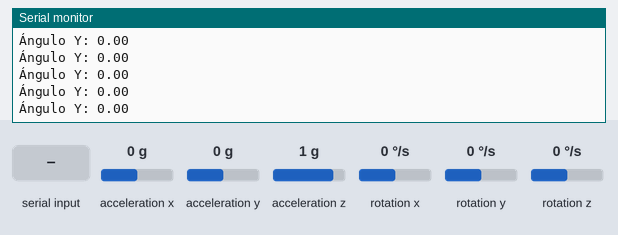
The sketch below on a simulated Arduino Uno, built with avr-gcc and run on an emulated ATmega328P. Shown: the last lines printed to the serial monitor. Inputs (shaded band) come from the test bench; at power-on: acceleration z 1 g, acceleration y 0 g, acceleration x 0 g, rotation x 0 °/s, rotation y 0 °/s, rotation z 0 °/s.

Above: at 5.8 s.
5.9 s: acceleration z set to 0 g
At 5.93 s:
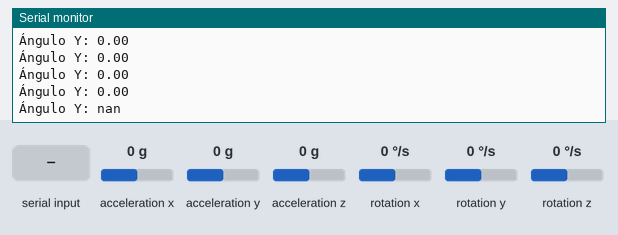
7.8 s: acceleration y set to -1.4 g
At 7.81 s:
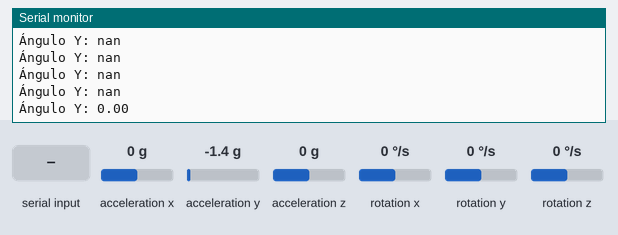
10.8 s: acceleration x set to -1.4 g
At 10.81 s:
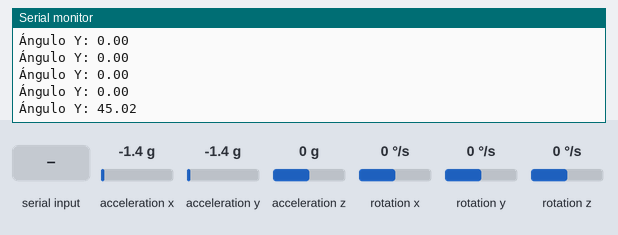
13.8 s: "90,45\n" received over Serial
At 15.7 s:
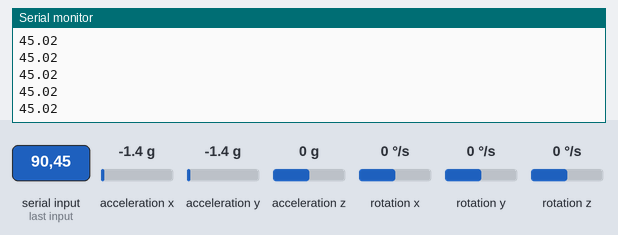
Timing chart, 0 to 17.2 s (numbered marks = the images above; inputs shaded):
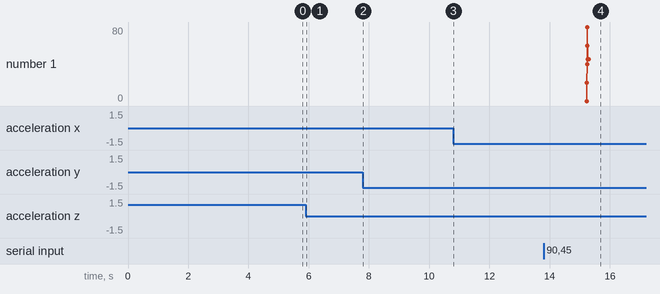

Measured:
- after the input at 5.9 s, the serial monitor: prints a new line at once (image 1)
- after the input at 13.8 s, the serial monitor: prints a new line after 1.3 s (image 4)

The sketch:

Validacion.ino
```cpp
#include <Wire.h>
#include "codigoMPU.h"

const unsigned long intervalo_muestreo = 20; // 50 Hz (20 ms por muestra)
unsigned long tiempo_prev = 0;
unsigned long tiempo_inicio;
unsigned long duracion_simulacion;

int indice_medidas = 0;

// Estructura para almacenar los datos de medición
struct Medida {
    unsigned long tiempo;
    float angulo;
};

//número máximo de mediciones
const int max_medidas = 200;

Medida medidas[max_medidas];

void setup() {
    Serial.begin(9600);
    Wire.begin();

    inicializarSensor();
    configurarOffset(0);

    Serial.println("Ajuste el ángulo de la varilla al ángulo inicial deseado en los próximos 15 segundos");
    delay(5000);
    unsigned long tiempo_estabilizacion = millis();
    while (millis() - tiempo_estabilizacion < 10000) {
        Serial.print("Ángulo Y: ");
        Serial.println(leerSensor());
        delay(50);
    }

    Serial.println("Ingrese el tiempo de simulación en milisegundos:");
    while (Serial.available() == 0) {}
    duracion_simulacion = Serial.parseInt();

    Serial.println("Simulación iniciada.");
    tiempo_inicio = millis();
}

void loop() {
    unsigned long tiempo_actual = millis();
    if (tiempo_actual - tiempo_prev >= intervalo_muestreo) {
        tiempo_prev = tiempo_actual;

        float anguloY = leerSensor();
        if (indice_medidas < max_medidas) {
            medidas[indice_medidas].tiempo = tiempo_actual - tiempo_inicio;
            medidas[indice_medidas].angulo = anguloY;
            indice_medidas++;
        }
    }

    if (millis() - tiempo_inicio >= duracion_simulacion) {
        Serial.println("Simulación finalizada.");
        enviar_datos_serial();
        while (true);
    }
}

void enviar_datos_serial() {
    Serial.println("Datos obtenidos del experimento");
    Serial.println("Tiempo(ms)");
    for (int i = 0; i < indice_medidas; i++) {
        Serial.println(medidas[i].tiempo);
    }
    Serial.println("Angulo(grados)");
    for (int i = 0; i < indice_medidas; i++) {
        Serial.println(medidas[i].angulo);
    }
}
```

codigoMPU.cpp
```cpp
#include "codigoMPU.h"

MPU6050 sensor;

// Variables internas
static float offsetCalibracion = 0.0;

void inicializarSensor() {
    sensor.initialize();
    if (!sensor.testConnection()) {
        Serial.println("Error al conectar el sensor");
        while (true);
    }
}

void configurarOffset(float nuevoOffset) {
    offsetCalibracion = nuevoOffset;
}

float leerSensor() {
    int16_t axRaw, ayRaw, azRaw;
    sensor.getAcceleration(&axRaw, &ayRaw, &azRaw);

    float ax = axRaw;
    float ay = ayRaw;
    float az = azRaw;

    return atan(-ax / sqrt(pow(ay, 2) + pow(az, 2))) * (180.0 / 3.14); - offsetCalibracion;
}
```

codigoMPU.h
```cpp
#ifndef CODIGO_MPU_H
#define CODIGO_MPU_H

#include <Wire.h>
#include <MPU6050.h>
#include <Arduino.h> // Incluye Arduino para tipos como `unsigned long`


// Declaración de funciones
void inicializarSensor();
void configurarOffset(float nuevoOffset);
float leerSensor();

#endif
```

codigoMotor.cpp
```cpp
#include "codigoMotor.h"

Servo motorESC;

// Variables internas
static int ultimoEstadoSwitch = HIGH; // Estado inicial del switch
static bool yaCalibrado = false;   // Indica si el ESC ya fue calibrado
int velocidadActual = 1000;       // Velocidad actual del ESC

// Variables auxiliares
unsigned long ultimoTiempoRebote = 0; // Tiempo del último cambio de estado
unsigned long retrasoRebote = 100;    // Tiempo para evitar rebotes

void inicializarMotor() {
    motorESC.attach(ESC_PIN);
    motorESC.writeMicroseconds(1000); // Señal mínima

    pinMode(SWITCH_PIN, INPUT_PULLUP);
    pinMode(RELAY_PIN, OUTPUT);
    digitalWrite(RELAY_PIN, LOW);  // Relé apagado
}

// Detectar si se presiona el switch con rebote
bool leerSwitchRebote() {
    int estadoActualSwitch = digitalRead(SWITCH_PIN);
    unsigned long tiempoActual = millis();
    if ((tiempoActual - ultimoTiempoRebote) > retrasoRebote) {
        if (estadoActualSwitch == LOW && ultimoEstadoSwitch == HIGH) {
            ultimoEstadoSwitch = estadoActualSwitch;
            ultimoTiempoRebote = tiempoActual;
            return true;
        }
    }
    ultimoEstadoSwitch = estadoActualSwitch;
    return false;
}

// Loop que inicia la calibración si se presiona el switch dos veces, incluye sistemas de seguridad
void loopCalibracion() {
    static unsigned long tiempoPrimerToque = 0; // Tiempo del primer toque
    static bool esperandoSegundoToque = false; // Indica si está esperando un segundo toque

    if (leerSwitchRebote()) {
        unsigned long tiempoActual = millis();

        if (!esperandoSegundoToque) {
            // Primer toque detectado
            esperandoSegundoToque = true;
            tiempoPrimerToque = tiempoActual;
            motorESC.writeMicroseconds(1000);
            if (!yaCalibrado) {
                Serial.println("Presione el botón otra vez solo si no escucha tres sonidos consecutivos.");
                digitalWrite(RELAY_PIN, LOW); // Apagar relé
                delay(1000);
                digitalWrite(RELAY_PIN, HIGH); // Encender relé
            } else {
                Serial.println("Reinicie el Arduino para calibrar.");
            }
        } else {
            // Segundo toque detectado
            if (tiempoActual - tiempoPrimerToque <= 3000) { // Si ocurre dentro de 3 segundos
                if (!yaCalibrado) {
                    calibrarESC();
                }
                esperandoSegundoToque = false; // Resetea el estado
            }
        }
    }

    // Solo un toque detectado luego del tiempo de espera
    if (esperandoSegundoToque && (millis() - tiempoPrimerToque > 3000)) {
        yaCalibrado = true;
        esperandoSegundoToque = false; // Resetea el estado
    }
}

void calibrarESC() {
    if (!yaCalibrado) {
        Serial.println("Calibración iniciada...");

        // Apagar el relé
        digitalWrite(RELAY_PIN, LOW);
        motorESC.writeMicroseconds(2000); // Señal máxima
        delay(1000);

        // Encender el relé
        digitalWrite(RELAY_PIN, HIGH);
        motorESC.writeMicroseconds(1000); // Señal mínima
        delay(6000);

        Serial.println("Calibración completada.");
        yaCalibrado = true;
    }
}

bool escribirVelocidadEnESC(int velocidad) {
    if (yaCalibrado) {
        int diferencia = velocidad - velocidadActual;
        // Crear una rampa de velocidad para evitar cambios abruptos
        for (int i = 0; i < abs(diferencia); i++) {
            if (diferencia > 0) {
                velocidadActual++;
            } else if (diferencia < 0) {
                velocidadActual--;
            }
            Serial.println(velocidadActual);
            motorESC.writeMicroseconds(velocidadActual);
            delay(1);
        }
        return true;
    } else {
        Serial.println("Calibre el ESC antes de intentar usar el motor.");
    }
    return false;
}
```

codigoMotor.h
```cpp
#ifndef CODIGO_MOTOR_H
#define CODIGO_MOTOR_H

#include <Arduino.h>
#include <Servo.h>

#define RELAY_PIN 4
#define SWITCH_PIN 2
#define ESC_PIN 10

void inicializarMotor();
void calibrarESC();
bool escribirVelocidadEnESC(int velocidad);
void loopCalibracion();

#endif
```
